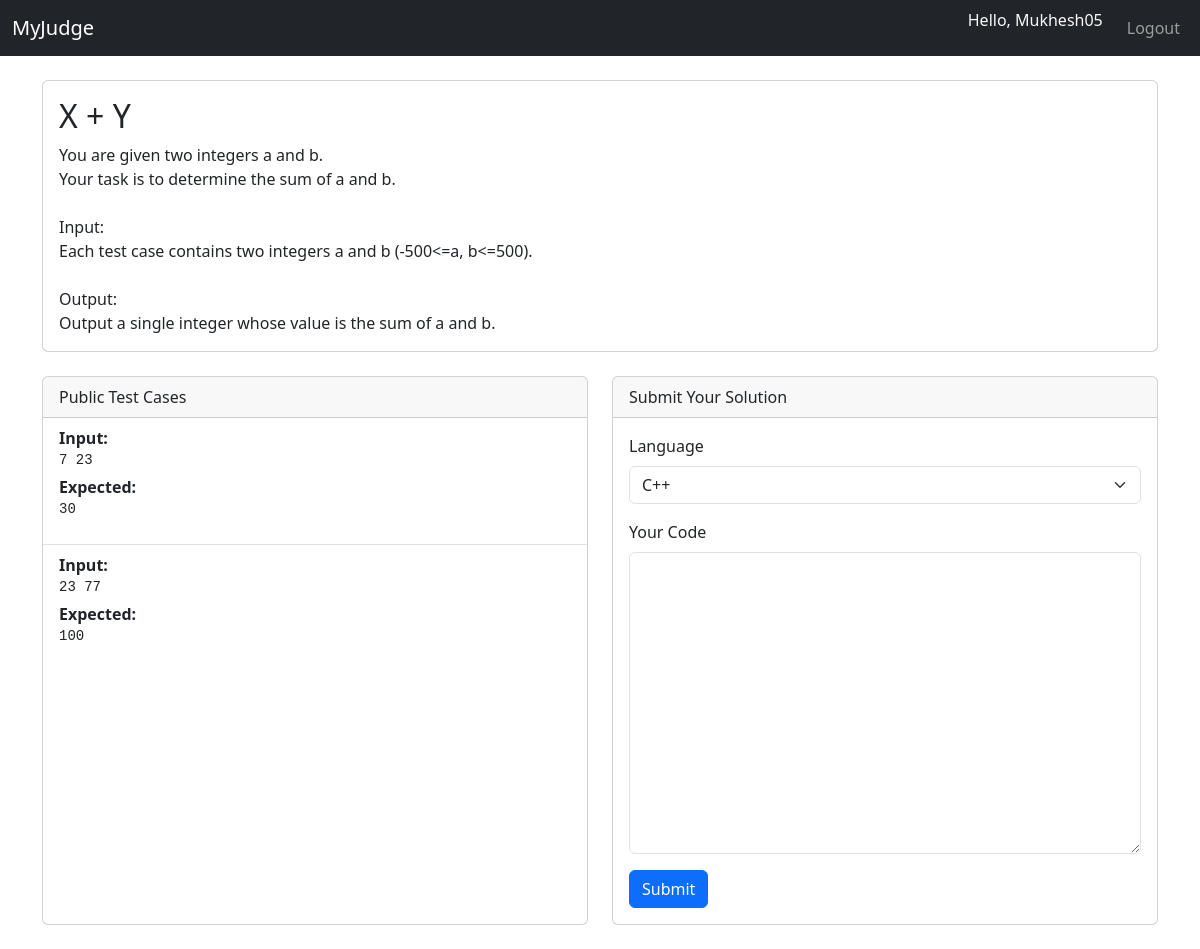
/dashboard/problem/1/ (signed in), run on the app's committed database.
### dashboard/models.py (models this page shows, shortened)
class Problem(models.Model):
    title = models.CharField(max_length=200)
    description = models.TextField()
    created_by = models.ForeignKey(
        User, on_delete=models.CASCADE,
        limit_choices_to={'is_superuser': True},
        null=True,
        blank=True
    )
    created_at = models.DateTimeField(auto_now_add=True)

class TestCase(models.Model):
    problem = models.ForeignKey(Problem, on_delete=models.CASCADE, related_name='testcases')
    input_data = models.TextField(help_text="Standard input for this test case.")
    expected_output = models.TextField(help_text="Expected standard output (trim whitespace when comparing).")
    is_public = models.BooleanField(default=False,
        help_text="Public test cases are visible to users; private ones only run on submission.")

### dashboard/views.py (the view)
# urls.py: path('problem/<int:pk>/', views.problem_detail, name='problem_detail'),
@login_required
def problem_detail(request, pk):
    problem = Problem.objects.get(pk=pk)
    public_cases = problem.testcases.filter(is_public=True)
    return render(request, 'problem_detail.html', {'problem': problem, 'public_cases': public_cases})

### templates/problem_detail.html (shortened to what this page needs)
{% extends "base.html" %}
{% block content %}
  <div class="card mb-4">
    <div class="card-body">
      <h2 class="card-title">{{ problem.title }}</h2>
      <div class="card-text">
        {{ problem.description|linebreaksbr }}
      </div>
    </div>
  </div>
  <div class="row">
    <div class="col-md-6 mb-4">
      <div class="card h-100">
        <div class="card-header">Public Test Cases</div>
        <ul class="list-group list-group-flush">
          {% for tc in public_cases %}
            <li class="list-group-item">
              <strong>Input:</strong>
              <pre class="mb-1">{{ tc.input_data }}</pre>
              <strong>Expected:</strong>
              <pre>{{ tc.expected_output }}</pre>
            </li>
          {% empty %}
            <li class="list-group-item">No public examples available.</li>
          {% endfor %}
        </ul>
      </div>
    </div>
    <div class="col-md-6 mb-4">
      <div class="card h-100">
        <div class="card-header">Submit Your Solution</div>
        <div class="card-body">
          <form method="post" action="{% url 'dashboard:submit_solution' problem.id %}">
            <div class="mb-3">
              <label for="lang" class="form-label">Language</label>
              <select name="language" id="lang" class="form-select">
                <option value="CPP" selected>C++</option>
              </select>
            </div>
            <div class="mb-3">
              <label for="code" class="form-label">Your Code</label>
              <textarea name="code" id="code" class="form-control" rows="12"></textarea>
            </div>
            <button type="submit" class="btn btn-primary">Submit</button>
          </form>
        </div>
      </div>
    </div>
  </div>
{% endblock %}

### templates/base.html (shortened to what this page needs)
{% load static %}
<!DOCTYPE html>
<html lang="en">
<head>
  <link
    href="https://cdn.jsdelivr.net/npm/bootstrap@5.3.0/dist/css/bootstrap.min.css"
    rel="stylesheet"
  >
</head>
<body>
  <nav class="navbar navbar-expand-lg navbar-dark bg-dark mb-4">
    <div class="container-fluid">
      <a class="navbar-brand" href="{% url 'dashboard:dashboard' %}">MyJudge</a>
      <ul class="navbar-nav ms-auto">
        {% if user.is_authenticated %}
          <li class="nav-item">
            <span class="navbar-text text-light me-3">
              Hello, {{ user.username }}
            </span>
          </li>
          <li class="nav-item"><a class="nav-link" href="/auth/logout/">Logout</a></li>
        {% else %}
          <li class="nav-item"><a class="nav-link" href="/auth/login/">Login</a></li>
          <li class="nav-item"><a class="nav-link" href="/auth/register/">Sign Up</a></li>
        {% endif %}
      </ul>
    </div>
  </nav>
  <div class="container">
    {% block content %}{% endblock %}
  </div>
</body>
</html>

### data on the page
Problem: title "X + Y", description "You are given two integers a and b. Your task is to determine the sum of a and b. Input: Each test case contains two integers a and b (-500<=a, b<=500). Output: Output a single integer whose value is the sum of a and b."
TestCase: input_data "7 23", expected_output "30"
TestCase: input_data "23 77", expected_output "100"

### other printed values
{{ user.username }} "Mukhesh05"
